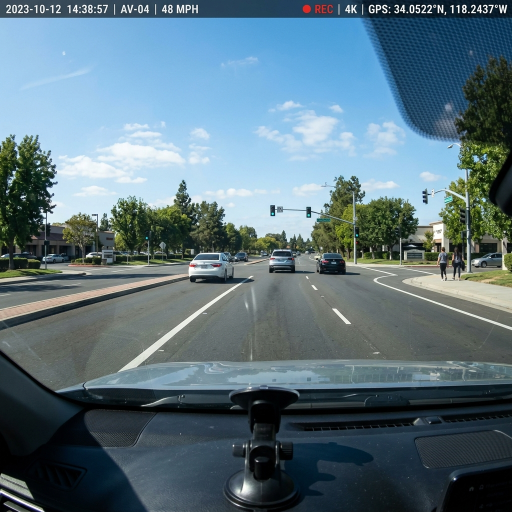
#> input picture base_image.png, 1024 x 1024 px (shown at 1/2 size)
$ python -i carla_mock.py   (imports and definitions only)
#> lines starting #> are read from the running program, lines starting #| are printed output that depends on the picture
import cv2
import numpy as np

class MockCarlaEnv:
    """
    CARLAシミュレータの代替として機能するモック環境。
    時系列走行シミュレーションに対応し、Ego車両の前進や障害物との相対位置変化、
    歩行者の横断などを動的にシミュレートします。
    """
    def __init__(self, base_image_path):
#> called with base_image_path = 'base_image.png'
        self.base_image = cv2.imread(base_image_path)
#> self.base_image is the input picture: shape (1024, 1024, 3); mean B, G, R 125.1, 114.7, 91.8
        if self.base_image is None:
            raise FileNotFoundError(f"Base image not found at {base_image_path}")
        self.base_image = cv2.resize(self.base_image, (1280, 720))
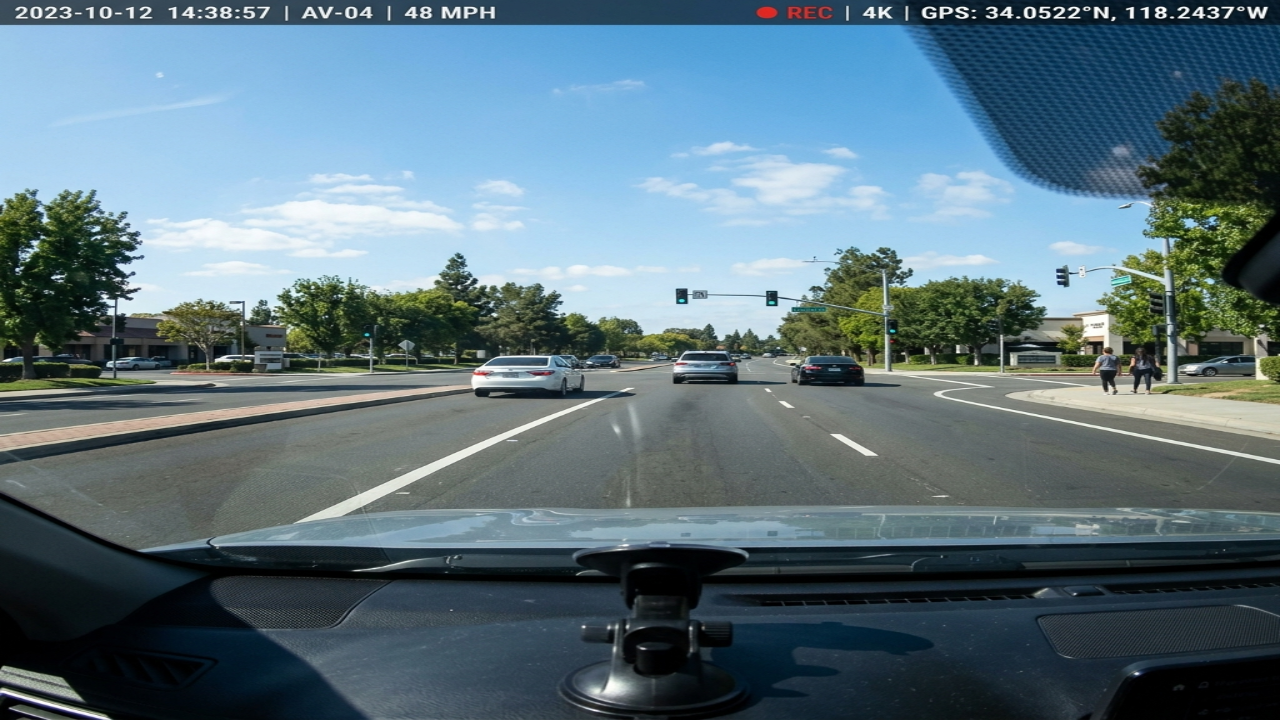
#> self.base_image: shape (720, 1280, 3); mean B, G, R 125, 114.6, 91.6

        # 初期化
        self.reset()

    def reset(self):
        """
        シミュレーション環境を初期化して、最初の状態に戻します。
        """
        self.time_step = 0
        self.ego_pos = [0.0, 0.0, 0.0]       # [x, y, z] (xが直進方向)
        self.ego_vel = [13.8, 0.0, 0.0]      # 初期速度 (約50km/h)
        self.traffic_light_color = 'red'     # デフォルト信号

        # 悪天候パラメータ (外部から設定される)
        self.sun_altitude_angle = 90.0
        self.precipitation = 0.0
        self.fog_density = 0.0

        # アクターの初期配置 (絶対座標を近く設定して、テスト時間を短縮)
        self.obstacles_def = {
            'pedestrian': {
                'class': 'pedestrian',
                'pos': [15.0, 3.0, 0.0],     # 15m前方、左側(Y=3.0)から横断予定
                'vel': [0.0, -1.5, 0.0],     # 横断速度 (Y軸負方向)
                'mu': 1.8,
                'active': False              # Egoが近づいたら動き出すフラグ
            },
            'construction_signal': {
                'class': 'construction_signal',
                'pos': [25.0, -2.0, 0.0],    # 25m前方、右側の路肩
                'vel': [0.0, 0.0, 0.0],
                'mu': 1.5
            },
            'car': {
                'class': 'car',
                'pos': [35.0, 0.0, 0.0],     # 35m前方
                'vel': [4.0, 0.0, 0.0],      # 先行車
                'mu': 1.0
            },
            'traffic_light': {
                'class': 'traffic_light',
                'pos': [45.0, 0.0, 5.0],     # 45m前方、上空5mに設置
                'vel': [0.0, 0.0, 0.0],
                'mu': 2.0
            }
        }

        # 現在のアクターの状態を複製
        self.obstacles = []
        for name, data in self.obstacles_def.items():
            self.obstacles.append({
                'class': data['class'],
                'pos': list(data['pos']),
                'vel': list(data['vel']),
                'mu': data['mu'],
                'active': data.get('active', True)
            })

        return self.get_image()

    # [69 lines left out: functions set_weather, set_traffic_light_color, step, not called in this run]

    def get_image(self):
        """
        現在の走行位置・天候パラメータに基づき、前進感を演出した画像を返します。
        """
        img = self.base_image.copy().astype(np.float32)

        sun_alt = self.sun_altitude_angle
        fog_den = self.fog_density
        precip = self.precipitation

        # 1. 太陽高度（明るさ）エフェクト
        brightness_factor = max(0.1, min(1.0, (sun_alt + 15) / 105.0))
        img = img * brightness_factor

        # 2. 進行に伴う簡易的なズームイン・ズームアウト効果
        h, w, c = img.shape
#> h = 720; w = 1280; c = 3
        # 50m走る間に 1.0倍 〜 1.3倍までズームする簡易シミュレート
        zoom_factor = 1.0 + min(0.3, (self.ego_pos[0] / 50.0) * 0.3)
        if zoom_factor > 1.0:
            new_h, new_w = int(h * zoom_factor), int(w * zoom_factor)
            zoomed = cv2.resize(img, (new_w, new_h))
            dy, dx = (new_h - h) // 2, (new_w - w) // 2
            img = zoomed[dy:dy+h, dx:dx+w]

        # 3. 霧（Fog）エフェクト
        if fog_den > 0:
            fog_factor = fog_den / 100.0
            white_img = np.full_like(img, 255.0)
            img = cv2.addWeighted(img, 1.0 - (fog_factor * 0.8), white_img, fog_factor * 0.8, 0)

        # 4. 雨（Precipitation）エフェクト
        if precip > 0:
            rain_factor = precip / 100.0
            noise = np.random.normal(0, 20 * rain_factor, img.shape)
            img = img + noise
            blur_kernel = int(3 * rain_factor) * 2 + 1
            if blur_kernel > 1:
                img_uint8 = np.clip(img, 0, 255).astype(np.uint8)
                img = cv2.GaussianBlur(img_uint8, (blur_kernel, blur_kernel), 0).astype(np.float32)

        return np.clip(img, 0, 255).astype(np.uint8)

    # [21 lines left out: function get_ground_truth, not called in this run]

>>> result = MockCarlaEnv('base_image.png').reset()
